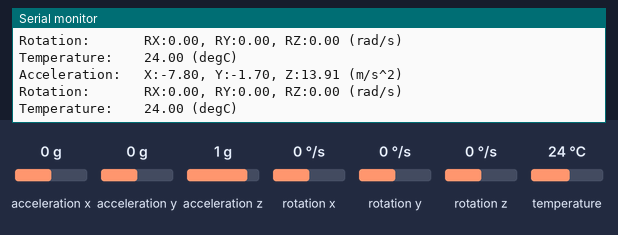
The sketch below on a simulated Arduino Uno, built with avr-gcc and run on an emulated ATmega328P. Shown: the last lines printed to the serial monitor. The inputs (shaded band) are chosen by the test bench; at power-on: acceleration x 0 g, acceleration y 0 g, acceleration z 1 g, rotation x 0 °/s, rotation y 0 °/s, rotation z 0 °/s, temperature 24 °C.

Above: at 1.3 s.
1.4 s: acceleration x set to -1.4 g
At 1.99 s:
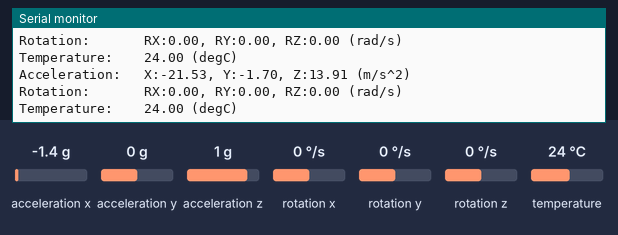
4.4 s: acceleration y set to -1.4 g
At 4.92 s:
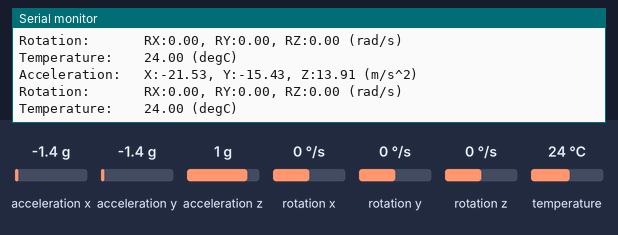
5.9 s: acceleration z set to 0 g
At 6.23 s:
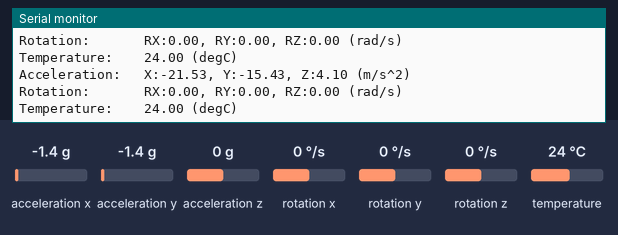
8.9 s: rotation x set to -192 °/s
At 9.48 s:
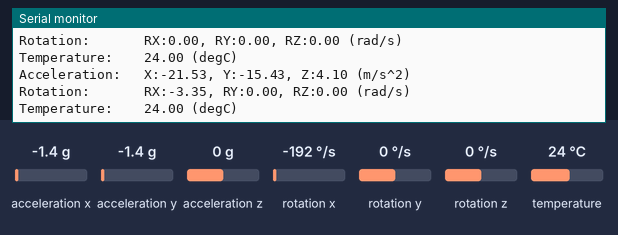
11.9 s: rotation y set to -192 °/s
At 12.41 s:
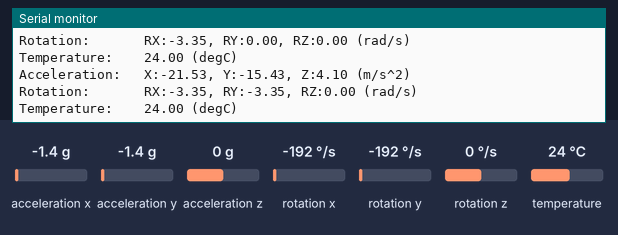
13.4 s: acceleration x set to 0 g
At 13.72 s:
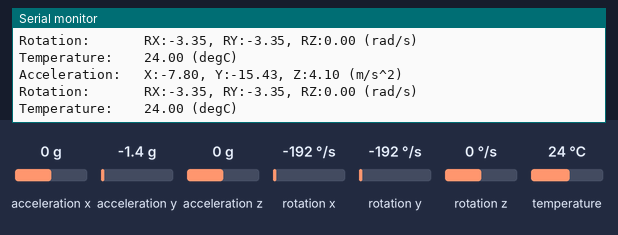

Measured:
- after the input at 1.4 s, the serial monitor: prints a new line after 0.32 s (image 1)
- after the input at 4.4 s, the serial monitor: prints a new line after 0.25 s (image 2)
- after the input at 5.9 s, the serial monitor: prints a new line after 0.05 s (image 3)
- after the input at 8.9 s, the serial monitor: prints a new line after 0.36 s (image 4)
- after the input at 11.9 s, the serial monitor: prints a new line after 0.30 s (image 5)
- after the input at 13.4 s, the serial monitor: prints a new line after 0.05 s (image 6)

The sketch:

lecture_gyros_corr.ino
```cpp
// Include the necessary libraries
#include <Adafruit_MPU6050.h>
#include <Adafruit_Sensor.h>
#include <Wire.h>

// Create an object for the MPU6050 sensor
Adafruit_MPU6050 mpu;
float corr_alx = -7.8;
float corr_aly = -1.7;
float corr_alz = 4.1;
float corr_aaz = 0;
float corr_aay = 0;
float corr_aax = 0;

void setup() {
  // Initialize the serial communication
  Serial.begin(9600);

  // Check if the MPU6050 sensor is detected
  if (!mpu.begin()) {
    Serial.println("Failed to find MPU6050 chip");
    while (1) {
      delay(10);
    }
  }
  Serial.println("MPU6050 Found!");

  // set accelerometer range to +-8G
  mpu.setAccelerometerRange(MPU6050_RANGE_8_G);

  // set gyro range to +- 500 deg/s
  mpu.setGyroRange(MPU6050_RANGE_500_DEG);

  // set filter bandwidth to 21 Hz
  mpu.setFilterBandwidth(MPU6050_BAND_21_HZ);

  // Add a delay for stability
  delay(100);
}

void loop() {
  // Get new sensor events with the readings
  sensors_event_t a, g, temp;
  mpu.getEvent(&a, &g, &temp);

  // Print out the acceleration readings in m/s^2
  Serial.print("Acceleration:   X:");
  Serial.print(a.acceleration.x + corr_alx);
  Serial.print(", Y:");
  Serial.print(a.acceleration.y + corr_aly);
  Serial.print(", Z:");
  Serial.print(a.acceleration.z + corr_alz);
  Serial.println(" (m/s^2)");

  // Print out the rotation readings in rad/s
  Serial.print("Rotation:       RX:");
  Serial.print(g.gyro.x + corr_aax);
  Serial.print(", RY:");
  Serial.print(g.gyro.y + corr_aay);
  Serial.print(", RZ:");
  Serial.print(g.gyro.z + corr_aaz);
  Serial.println(" (rad/s)");

  // Print out the temperature reading in degrees Celsius
  Serial.print("Temperature:    ");
  Serial.print(temp.temperature);
  Serial.println(" (degC)");

  // Add a blank line for readability
  Serial.println("");

  // Add a delay to avoid flooding the serial monitor
  delay(250);
}
```
